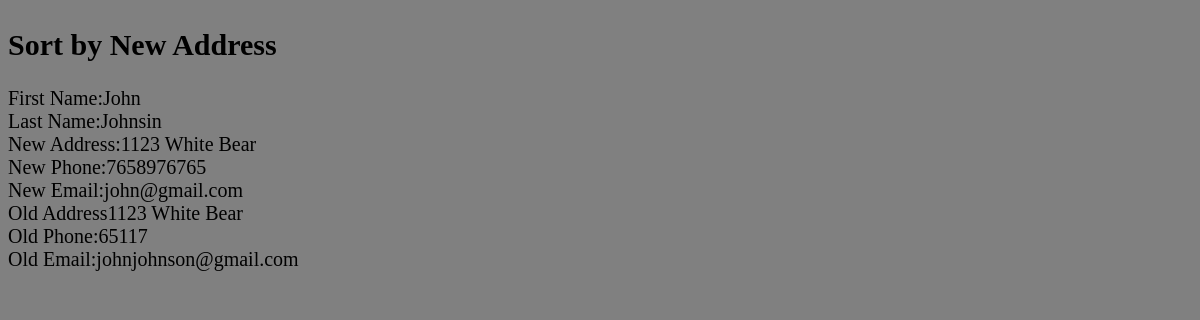
/Churchlogin/Menu/View/sortnewAddress.php, run on the app's committed database.
### tables this page shows
CREATE TABLE `PriorAddress` (
  `PA_ID` int(11) NOT NULL,
  `PersonID` int(11) NOT NULL AUTO_INCREMENT,
  `Address_Old` varchar(45) DEFAULT NULL,
  `Phone_Old` varchar(5) DEFAULT NULL,
  `Email_Old` varchar(45) DEFAULT NULL,
  `Date` date DEFAULT NULL,
  PRIMARY KEY (`PA_ID`),
  UNIQUE KEY `Person_idx` (`PersonID`),
  CONSTRAINT `` FOREIGN KEY (`PersonID`) REFERENCES `Person` (`PersonID`) ON DELETE NO ACTION ON UPDATE NO ACTION
);

CREATE TABLE `Person` (
  `PersonID` int(11) NOT NULL,
  `FirstName` varchar(45) DEFAULT NULL,
  `LastName` varchar(45) DEFAULT NULL,
  `Address` varchar(45) DEFAULT NULL,
  `Zip` varchar(5) DEFAULT NULL,
  `Phone` varchar(10) DEFAULT NULL,
  `Email` varchar(45) DEFAULT NULL,
  `Personnel_Type` varchar(45) DEFAULT NULL,
  `DateModified` date DEFAULT NULL,
  PRIMARY KEY (`PersonID`)
);

### Churchlogin/Menu/View/sortnewAddress.php (the view, shortened to what this page needs)
<?php
    include_once 'process.php';
?>
<html>
<head>
    <link href="style.css" rel="stylesheet" type="text/css"/>
</head>
<body>
    <h2>Sort by New Address</h2>
<?php
    $sql = "SELECT P.*, PA.* FROM Person P, PriorAddress PA
    WHERE P.PersonID = PA.PersonID ORDER BY P.Address;";
    $result = mysqli_query($conn,$sql);
    $resultCheck = mysqli_num_rows($result);
    if($resultCheck >0) {
            while ($row = mysqli_fetch_assoc($result)) {
                echo "First Name:".$row['FirstName']
                ."&nbsp". "<br>" . "Last Name:".$row['LastName']
                ."&nbsp"."&nbsp"."&nbsp"."<br>"."New Address:"
                .$row['Address']."&nbsp". "<br>"."New Phone:".$row['Phone']
                ."&nbsp". "<br>"."New Email:".$row['Email']."&nbsp". "<br>"
                ."Old Address".$row['Address_Old']."&nbsp". "<br>"."Old Phone:"
                .$row['Phone_Old']."&nbsp". "<br>"."Old Email:".$row['Email_Old']
                . "<br>". "<br>";
            }
    }
?>
</body>
</html>

### Churchlogin/Menu/View/style.css (style rules this page uses)
body { background-color: gray; text-align:left; font-size: 20px; padding: auto; }
h2 { text-align: left; padding-top: 20px; }

### data on the page
prioraddress: PersonID.FirstName "John", PersonID.LastName "Johnsin", PersonID.Address "1123 White Bear", PersonID.Phone "7658976765", PersonID.Email "john@gmail.com", Address_Old "1123 White Bear", Phone_Old "65117", Email_Old "johnjohnson@gmail.com"
